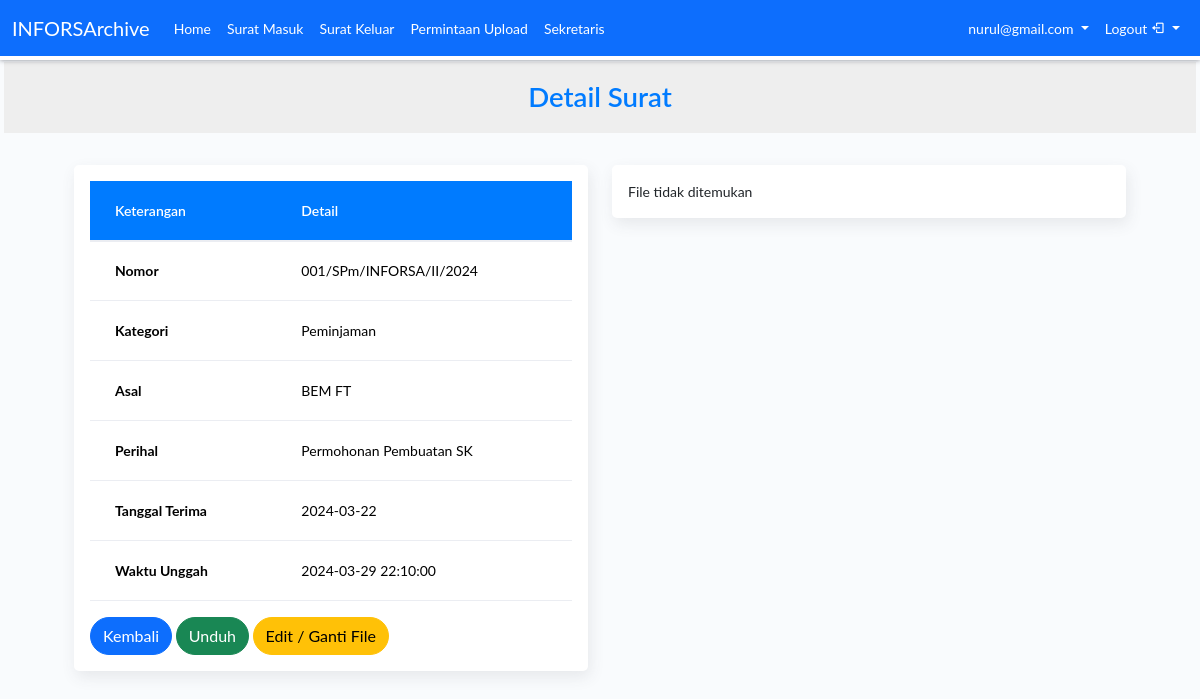
/view/admin/suratmasuk/lihat.php?id=2 (signed in), run on the app's committed database.
### tables this page shows
CREATE TABLE `surat_masuk` (
  `id` int(11) NOT NULL,
  `nomor` varchar(100) NOT NULL,
  `kategori` varchar(100) NOT NULL,
  `asal` varchar(50) NOT NULL,
  `perihal` varchar(100) NOT NULL,
  `tgl_terima` date NOT NULL,
  `waktu` datetime NOT NULL,
  `file` varchar(100) NOT NULL
);

### view/admin/suratmasuk/lihat.php (the view, shortened to what this page needs)
<?php
$id = $_GET['id'];
?>
<!DOCTYPE html>
<html lang="en">
<head>
    <?php include 'admin-header.php'; ?>
</head>
<body>
<div class="main-panel">
    <div class="content">
        <?php
        include '../../../config/koneksi.php';
        $surat = mysqli_query($con, "SELECT * from surat_masuk WHERE id = $id");
        foreach ($surat as $data) {
            $file_name = $data['file'];
            $file_path = '../../../pdf/pdfsm/' . basename($file_name);
        ?>
        <h1 class="text-center fw-bold mx-1 pt-3 pb-3" style="background:#eee ; color:#007bff">Detail Surat</h1>
        <div class="container container-fluid">
            <div class="page-inner">
                <div class="page-header">
                        <div class="row">
                            <div class="col-md-6">
                                <div class="card">
                                    <div class="card-body">
                                        <table class="table">
                                            <thead>
                                                <tr>
                                                    <th scope="col">Keterangan</th>
                                                    <th scope="col">Detail</th>
                                                </tr>
                                            </thead>
                                            <tbody>
                                                <tr>
                                                    <th scope="row">Nomor</th>
                                                    <td><?php echo $data['nomor']; ?></td>
                                                </tr>
                                                <tr>
                                                    <th scope="row">Kategori</th>
                                                    <td><?php echo $data['kategori']; ?></td>
                                                </tr>
                                                <tr>
                                                    <th scope="row">Asal</th>
                                                    <td><?php echo $data['asal']; ?></td>
                                                </tr>
                                                <tr>
                                                    <th scope="row">Perihal</th>
                                                    <td><?php echo $data['perihal']; ?></td>
                                                </tr>
                                                <tr>
                                                    <th scope="row">Tanggal Terima</th>
                                                    <td><?php echo $data['tgl_terima']; ?></td>
                                                </tr>
                                                <tr>
                                                    <th scope="row">Waktu Unggah</th>
                                                    <td><?php echo $data['waktu']; ?></td>
                                                </tr>
                                            </tbody>
                                        </table>
                                        <div class="text-right">
                                            <a href="../suratmasuk.php"><button type="button" class="btn btn-primary btn-rounded" style="border-radius: 20px;">Kembali</button></a>
                                            <a href="<?php echo $data['file']; ?>"><button class="btn btn-success btn-rounded" style="border-radius: 20px;">Unduh</button></a>
                                            <a href="edit.php?id=<?php echo $data['id']; ?>"><button type="button" class="btn btn-warning btn-rounded" style="border-radius: 20px;">Edit / Ganti File</button></a>
                                        </div>
                                    </div>
                                </div>
                            </div>
                            <div class="col-md-6">
                                <div class="card">
                                    <div class="card-body">
                                        <?php
                                        if (file_exists($file_path)) {
                                            echo '<iframe src="' . $file_path . '" width="100%" style="height:80vh"></iframe>';
                                        } else {
                                            echo 'File tidak ditemukan';
                                        }
                                        ?>
                                    </div>
                                </div>
                            </div>
                        </div>
                </div>
            </div>
        </div>
    </div>
</div>
<?php
        }
?>
</body>
</html>

### assets/css/main.css (style rules this page uses)
:root { --footer : linear-gradient(to top, #7e7fd8, #589dda); }
body, h1, .h1, h2, .h2, h3, .h3, h4, .h4, h5, .h5, h6, .h6, p, .navbar, .brand, .btn-simple, .alert, a, .td-name, td, button.close { -moz-osx-font-smoothing: grayscale; -webkit-font-smoothing: antialiased; font-family: 'Lato', sans-serif; }
body { font-size: 14px; color: #575962; }
a { color: #1572E8; }
h1, .h1 { font-size: 1.725rem; }
h1, h2, h3, h4, h5, h6, .h1, .h2, .h3, .h4, .h5, .h6 { line-height: 1.4; }
.fw-bold { font-weight: 600 !important; }
body { min-height: 100vh; position: relative; background: #f9fbfd; }
.main-panel { position: relative; width: calc(100%); height: 100vh; min-height: 100%; float: right; transition: all .3s; margin-top: 62px; }
.page-inner { padding: 1.5rem 0; }
@media (min-width: 576px) { .page-inner { padding-right: 1rem; padding-left: 1rem; } }
@media (min-width: 992px) { .page-inner { padding-right: 2rem; padding-left: 2rem; } }
.card, .card-light { border-radius: 5px; background-color: #ffffff; margin-bottom: 30px; -webkit-box-shadow: 2px 6px 15px 0px rgba(69, 65, 78, 0.1); -moz-box-shadow: 2px 6px 15px 0px rgba(69, 65, 78, 0.1); box-shadow: 2px 6px 15px 0px rgba(69, 65, 78, 0.1); border: 0px; }
.table > thead > tr > th, .table > tbody > tr > th, .table > tfoot > tr > th, .table > thead > tr > td, .table > tbody > tr > td, .table > tfoot > tr > td { vertical-align: middle; }
.table > tbody > tr > td, .table > tbody > tr > th { padding: 8px; }
.table thead th { border-bottom-width: 2px; font-weight: 600; }
.table td, .table th { font-size: 14px; border-top-width: 0px; border-bottom: 1px solid; border-color: #ebedf2 !important; padding: 0 25px !important; height: 60px; vertical-align: middle !important; }

### view/admin/suratmasuk/lihat.php (style rules this page uses)
.table thead th { background-color: #007bff; color: white; }

### data on the page
surat_masuk: nomor "001/SPm/INFORSA/II/2024", kategori "Peminjaman", asal "BEM FT", perihal "Permohonan Pembuatan SK", tgl_terima "2024-03-22", waktu "2024-03-29 22:10:00", shows "File tidak ditemukan"

### other printed values
$_SESSION['email'] "nurul@gmail.com"
